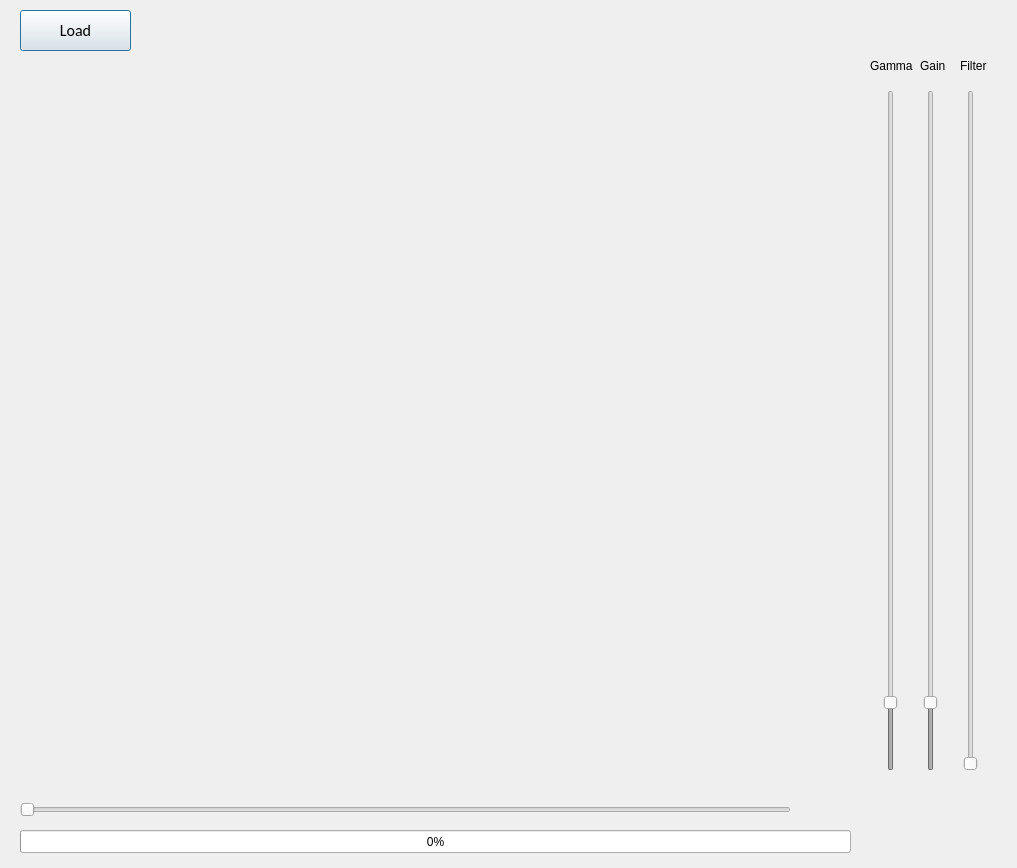
<?xml version="1.0" encoding="UTF-8"?>
<ui version="4.0">
 <class>Dialog</class>
 <widget class="QDialog" name="Dialog">
  <property name="geometry">
   <rect>
    <x>0</x>
    <y>0</y>
    <width>1017</width>
    <height>868</height>
   </rect>
  </property>
  <property name="acceptDrops">
   <bool>false</bool>
  </property>
  <property name="windowTitle">
   <string>Dicom3D_viewer</string>
  </property>
  <property name="autoFillBackground">
   <bool>false</bool>
  </property>
  <widget class="QPushButton" name="load_button">
   <property name="geometry">
    <rect>
     <x>20</x>
     <y>10</y>
     <width>111</width>
     <height>41</height>
    </rect>
   </property>
   <property name="font">
    <font>
     <family>Calibri</family>
     <pointsize>12</pointsize>
    </font>
   </property>
   <property name="text">
    <string>Load</string>
   </property>
  </widget>
  <widget class="QSlider" name="img_slider">
   <property name="enabled">
    <bool>false</bool>
   </property>
   <property name="geometry">
    <rect>
     <x>20</x>
     <y>800</y>
     <width>771</width>
     <height>20</height>
    </rect>
   </property>
   <property name="minimum">
    <number>0</number>
   </property>
   <property name="maximum">
    <number>10</number>
   </property>
   <property name="pageStep">
    <number>2</number>
   </property>
   <property name="value">
    <number>0</number>
   </property>
   <property name="orientation">
    <enum>Qt::Horizontal</enum>
   </property>
  </widget>
  <widget class="QWidget" name="verticalLayoutWidget">
   <property name="geometry">
    <rect>
     <x>20</x>
     <y>70</y>
     <width>831</width>
     <height>711</height>
    </rect>
   </property>
   <layout class="QVBoxLayout" name="layout">
    <property name="spacing">
     <number>0</number>
    </property>
    <property name="sizeConstraint">
     <enum>QLayout::SetMaximumSize</enum>
    </property>
   </layout>
  </widget>
  <widget class="QLabel" name="slice">
   <property name="geometry">
    <rect>
     <x>800</x>
     <y>780</y>
     <width>55</width>
     <height>41</height>
    </rect>
   </property>
   <property name="font">
    <font>
     <pointsize>12</pointsize>
    </font>
   </property>
   <property name="text">
    <string/>
   </property>
  </widget>
  <widget class="QLabel" name="warning_label">
   <property name="geometry">
    <rect>
     <x>860</x>
     <y>760</y>
     <width>161</width>
     <height>41</height>
    </rect>
   </property>
   <property name="text">
    <string/>
   </property>
  </widget>
  <widget class="QProgressBar" name="progressBar">
   <property name="enabled">
    <bool>true</bool>
   </property>
   <property name="geometry">
    <rect>
     <x>20</x>
     <y>830</y>
     <width>831</width>
     <height>23</height>
    </rect>
   </property>
   <property name="value">
    <number>0</number>
   </property>
  </widget>
  <widget class="QSlider" name="gamma_slider">
   <property name="enabled">
    <bool>false</bool>
   </property>
   <property name="geometry">
    <rect>
     <x>880</x>
     <y>90</y>
     <width>22</width>
     <height>681</height>
    </rect>
   </property>
   <property name="minimum">
    <number>1</number>
   </property>
   <property name="maximum">
    <number>100</number>
   </property>
   <property name="value">
    <number>10</number>
   </property>
   <property name="orientation">
    <enum>Qt::Vertical</enum>
   </property>
  </widget>
  <widget class="QLabel" name="gamma_label">
   <property name="geometry">
    <rect>
     <x>870</x>
     <y>50</y>
     <width>51</width>
     <height>31</height>
    </rect>
   </property>
   <property name="text">
    <string>Gamma</string>
   </property>
  </widget>
  <widget class="QSlider" name="gain_slider">
   <property name="enabled">
    <bool>false</bool>
   </property>
   <property name="geometry">
    <rect>
     <x>920</x>
     <y>90</y>
     <width>22</width>
     <height>681</height>
    </rect>
   </property>
   <property name="minimum">
    <number>1</number>
   </property>
   <property name="maximum">
    <number>100</number>
   </property>
   <property name="value">
    <number>10</number>
   </property>
   <property name="orientation">
    <enum>Qt::Vertical</enum>
   </property>
  </widget>
  <widget class="QLabel" name="gain_label">
   <property name="geometry">
    <rect>
     <x>920</x>
     <y>50</y>
     <width>31</width>
     <height>31</height>
    </rect>
   </property>
   <property name="text">
    <string>Gain</string>
   </property>
  </widget>
  <widget class="QSlider" name="filter_slider">
   <property name="enabled">
    <bool>false</bool>
   </property>
   <property name="geometry">
    <rect>
     <x>960</x>
     <y>90</y>
     <width>22</width>
     <height>681</height>
    </rect>
   </property>
   <property name="minimum">
    <number>1</number>
   </property>
   <property name="maximum">
    <number>10</number>
   </property>
   <property name="pageStep">
    <number>3</number>
   </property>
   <property name="value">
    <number>1</number>
   </property>
   <property name="orientation">
    <enum>Qt::Vertical</enum>
   </property>
  </widget>
  <widget class="QLabel" name="filter_label">
   <property name="geometry">
    <rect>
     <x>960</x>
     <y>50</y>
     <width>31</width>
     <height>31</height>
    </rect>
   </property>
   <property name="text">
    <string>Filter</string>
   </property>
  </widget>
 </widget>
 <resources/>
 <connections/>
</ui>
